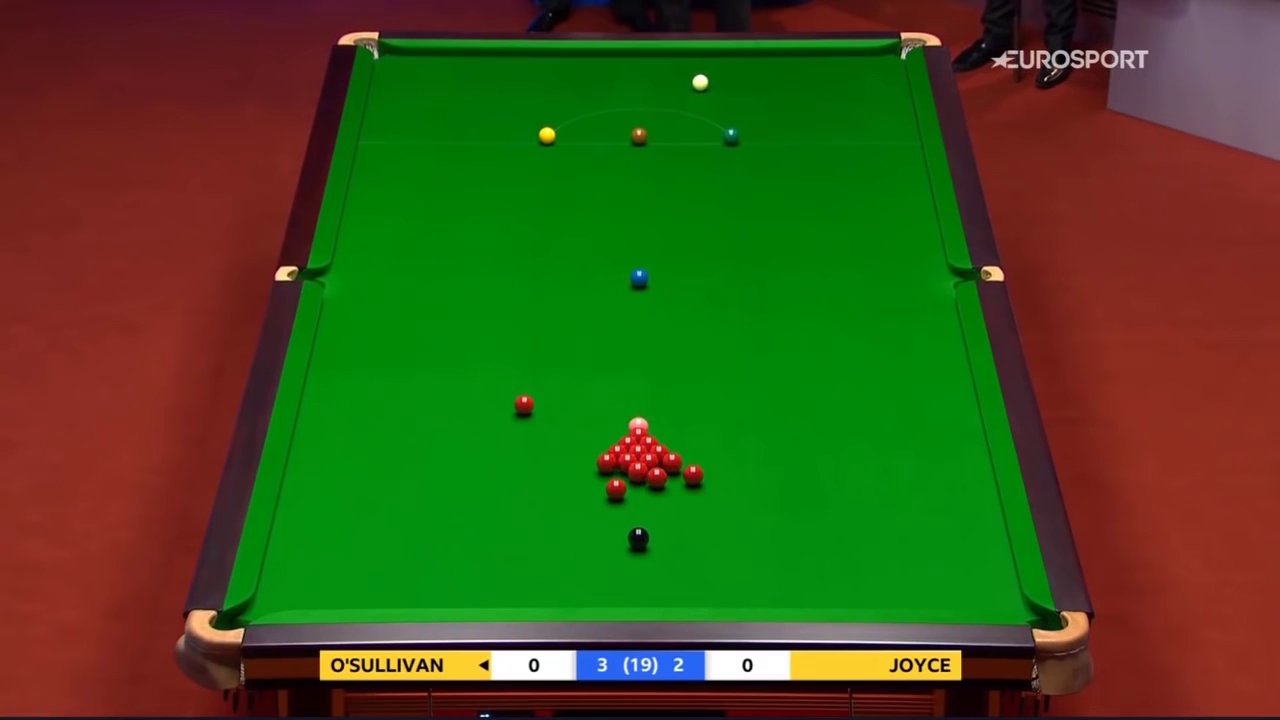
#> input picture Computer Vision and Pattern Recognition/project/data/WSC sample.png, 1280 x 720 px, found by its file name
$ python lens_correction_demo.py
#> lines starting #> are read from the running program, lines starting #| are printed output that depends on the picture
import cv2
import numpy as np
import matplotlib.pyplot as plt

"""
    Lens Distortion Correction for the WSC Pool Table Footage.

    The function undistort_image takes an image, camera matrix, and distortion coefficients as input and returns an undistorted image.

    The camera matrix is a 3x3 matrix that contains the intrinsic parameters of the camera, such as the focal length and principal point.
    Since we don't have the actual camera parameters, we can use an estimated camera matrix based on the resolution of the image.

    The distortion coefficients are a 1x4 or 1x5 vector that contains the distortion coefficients of the camera.
    There are two types of distortion: radial distortion and tangential distortion.

    This is the demo for the lens distortion correction for the WSC pool table footage.

"""


def undistort_image(image, camera_matrix, dist_coeffs):
    h, w = image.shape[:2]
    new_camera_matrix, roi = cv2.getOptimalNewCameraMatrix(
        camera_matrix, dist_coeffs, (w, h), 1, (w, h)
    )
    undistorted_image = cv2.undistort(
        image, camera_matrix, dist_coeffs, None, new_camera_matrix
    )
    return undistorted_image


def main():
    image = cv2.imread("./data/WSC sample.png")
#> image is the input picture: shape (720, 1280, 3); mean B, G, R 26.8, 82.3, 64.4
    # [8 lines of commented-out code are left out]

    camera_matrix = np.array(
        [[1280, 0, 640], [0, 720, 360], [0, 0, 1]], dtype=np.float32
    )

    dist_coeffs_pin_cushion = np.array(
        [0.1, 0.1, 0.0, 0.0], dtype=np.float32
    )  # corrects top and bottom edges
    dist_coeffs_barrel = np.array(
        [-0.02, -0.02, 0.0, 0.0], dtype=np.float32
    )  # corrects left and right edges

    # Undistort the image
    undistorted_image = undistort_image(image, camera_matrix, dist_coeffs_pin_cushion)
#> in undistort_image, `undistorted_image = cv2.undistort( image, camera_matrix, dist_coeffs, ..`:
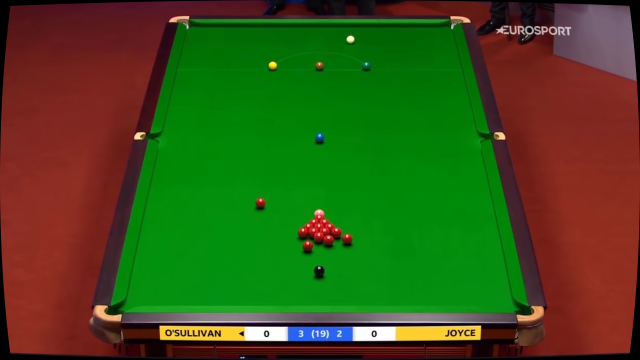
#> undistorted_image: shape (720, 1280, 3) (shown at 1/2 size); mean B, G, R 25.7, 82.3, 61

    undistorted_image = undistort_image(
        undistorted_image, camera_matrix, dist_coeffs_barrel
    )
#> in undistort_image (call 2), `undistorted_image = cv2.undistort( image, camera_matrix, dist_coeffs, ..`:
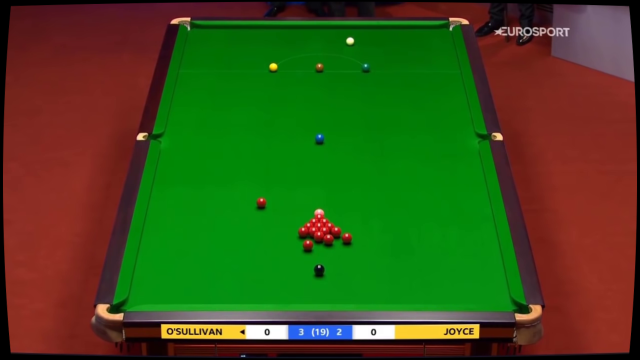
#> undistorted_image: shape (720, 1280, 3) (shown at 1/2 size); mean B, G, R 25.5, 80.8, 60.7

    clean_image = undistorted_image.copy()

    # Lines to draw
    lines = [
        [360, 41],  # Top-left corner
        [919, 41],  # Top-right corner
        [1055, 620],  # Bottom-right corner
        [220, 620],  # Bottom-left corner
    ]
    for point in lines:
        undistorted_image = cv2.circle(
            undistorted_image, (int(point[0]), int(point[1])), 3, (255, 255, 255), -1
        )
#> undistorted_image: shape (720, 1280, 3); mean B, G, R 25.5, 80.8, 60.7

    # Line from top-left to top-right
    undistorted_image2 = cv2.line(
        undistorted_image,
        (lines[0][0], lines[0][1]),
        (lines[1][0], lines[1][1]),
        (255, 255, 255),
        1,
    )

    # Line from top-right to bottom-right
    undistorted_image2 = cv2.line(
        undistorted_image2,
        (lines[1][0], lines[1][1]),
        (lines[2][0], lines[2][1]),
        (255, 255, 255),
        1,
    )

    # Line from bottom-right to bottom-left
    undistorted_image2 = cv2.line(
        undistorted_image2,
        (lines[2][0], lines[2][1]),
        (lines[3][0], lines[3][1]),
        (255, 255, 255),
        1,
    )

    # Line from bottom-left to top-left
    undistorted_image2 = cv2.line(
        undistorted_image2,
        (lines[3][0], lines[3][1]),
        (lines[0][0], lines[0][1]),
        (255, 255, 255),
        1,
    )
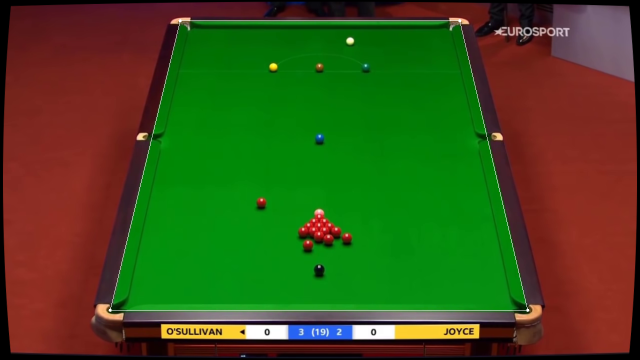
#> undistorted_image2: shape (720, 1280, 3) (shown at 1/2 size); mean B, G, R 26.1, 81.2, 61.3

    image = cv2.line(image, (360, 41), (919, 41), (255, 255, 255), 1)
    image = cv2.line(image, (919, 41), (1055, 624), (255, 255, 255), 1)
    image = cv2.line(image, (1055, 624), (220, 624), (255, 255, 255), 1)
    image = cv2.line(image, (220, 624), (360, 41), (255, 255, 255), 1)
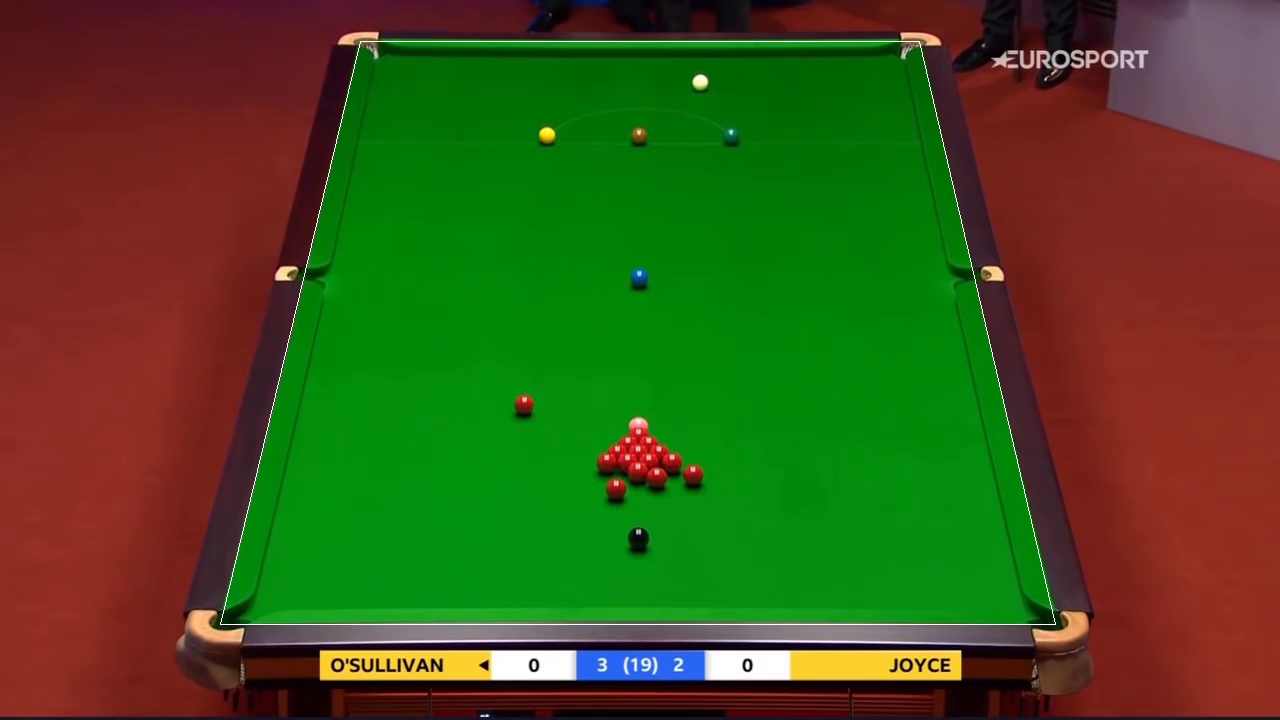
#> image: shape (720, 1280, 3); mean B, G, R 27.4, 82.7, 65

    # image = cv2.line(image, (0, 720 - 98), (1280, 720 - 98), (255, 255, 255), 1)

    plt.imshow(undistorted_image2)
    plt.title("Undistorted Image with Corner Points")
    # plt.show()

    cv2.imwrite("undistorted_image.jpg", undistorted_image2)
    cv2.imwrite("distorted_image.jpg", image)
    cv2.imwrite("clean_image.jpg", clean_image)


if __name__ == "__main__":
    main()

$ run again, with Computer Vision and Pattern Recognition/project/data/interesting_frame_0.png copied over Computer Vision and Pattern Recognition/project/data/WSC sample.png
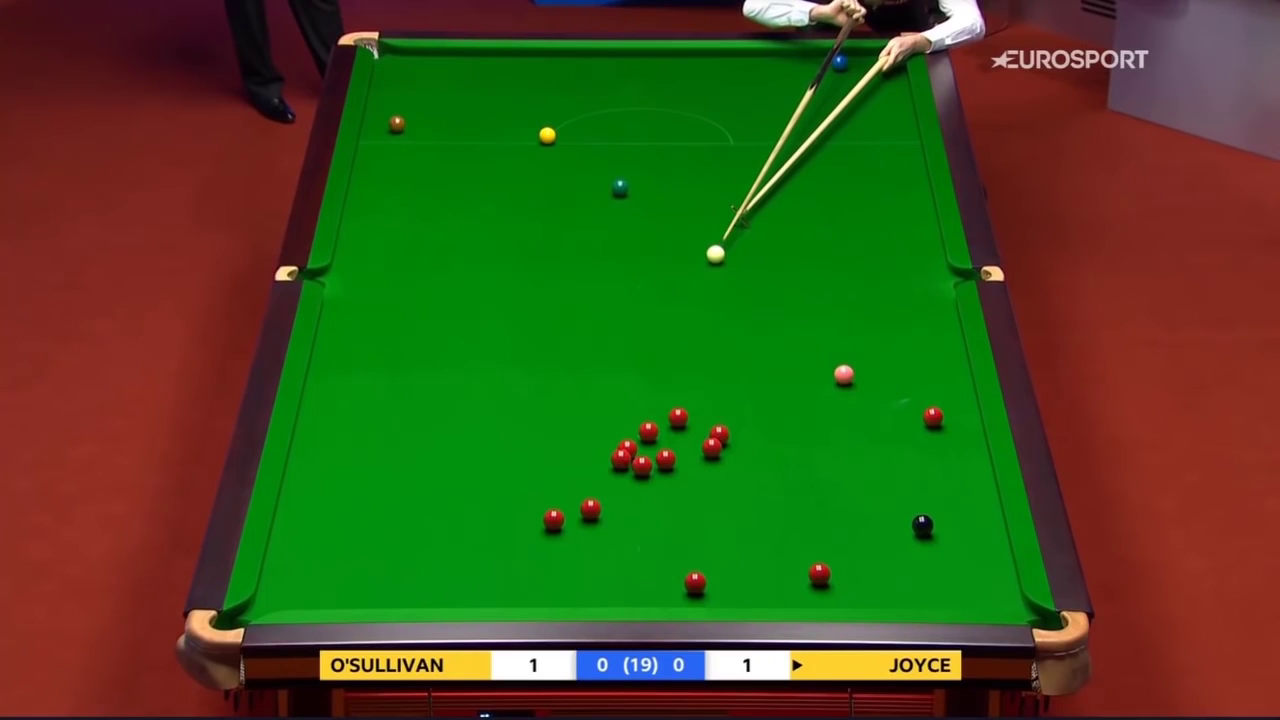
#> input picture Computer Vision and Pattern Recognition/project/data/interesting_frame_0.png, 1280 x 720 px, found by its file name
#> in main, image is the input picture: shape (720, 1280, 3); mean B, G, R 28.1, 82.9, 65.2
#> in main, `undistorted_image2 = cv2.line( undistorted_image2, (lines[3][0], lines..`:
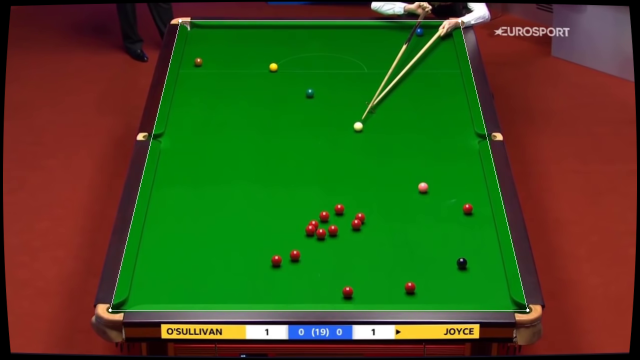
#> undistorted_image2: shape (720, 1280, 3) (shown at 1/2 size); mean B, G, R 27.3, 81.8, 62
#> in main, `image = cv2.line(image, (220, 624), (360, 41), (255, 255, 255), 1)`:
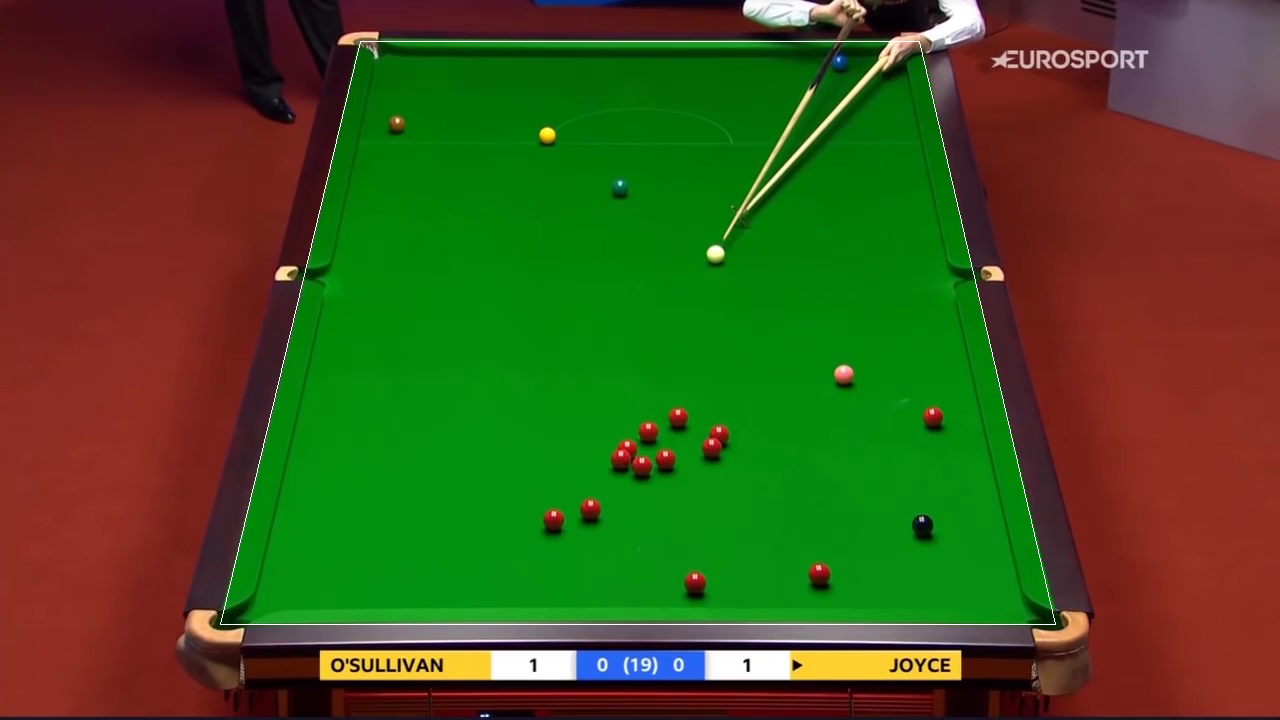
#> image: shape (720, 1280, 3); mean B, G, R 28.7, 83.4, 65.7
